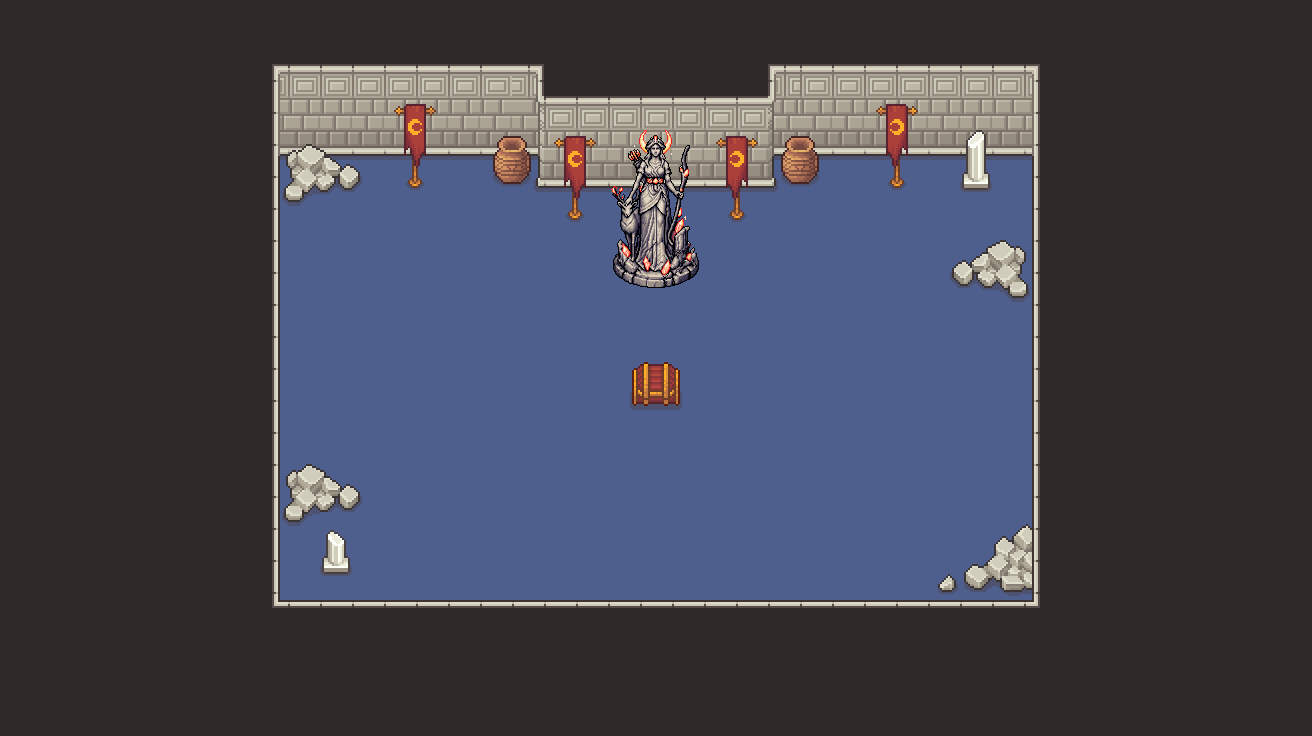

A level layout from a 2D game, rendered from its tile map. Below: a short description, then the map file with tile-grid data replaced by summaries:
An orthogonal 41x23 tile map with 32x32 px tiles, 4 tile layers (background, sol, murs, assets).

<map version="1.10" tiledversion="1.12.0" orientation="orthogonal" renderorder="right-down" width="41" height="23" tilewidth="32" tileheight="32" infinite="0" nextlayerid="5" nextobjectid="1">
 <tileset firstgid="1" name="safe_map_tilest" tilewidth="32" tileheight="32" tilecount="150" columns="10">
  <image source="safe_map_tilest.png" width="320" height="480" />
 </tileset>
 <layer id="1" name="background" width="41" height="23">
  <data>[943 cells, 943 non-empty, 1 distinct tile ids]</data>
 </layer>
 <layer id="2" name="sol" width="41" height="23">
  <data>[943 cells, 375 non-empty, 1 distinct tile ids]</data>
 </layer>
 <layer id="3" name="murs" width="41" height="23">
  <data>[943 cells, 128 non-empty, 22 distinct tile ids]</data>
 </layer>
 <layer id="4" name="assets" width="41" height="23">
  <data>[943 cells, 104 non-empty, 59 distinct tile ids]</data>
 </layer>
</map>
